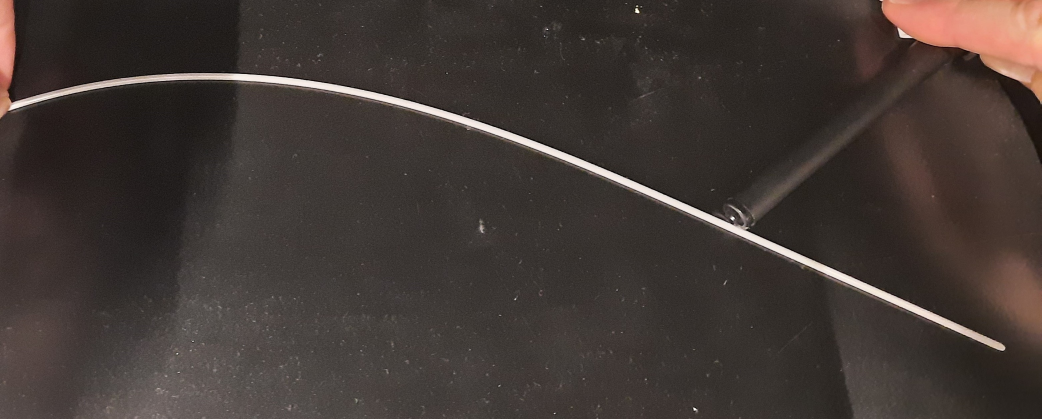
#> input picture src/image_pos/photos/bending2.jpg, 3125 x 1256 px, found by its file name (shown at 1/3 size)
$ python image_proc.py
#> lines starting #> are read from the running program, lines starting #| are printed output that depends on the picture
"""
This file reads an image and processes it:
    - version 1 finding needle object from image
    - version 2 finding position of needle tip
    - version 3 finding orientation of needle tip

OpenCV-package required

Authors:
    Florens Helfferich       F.J.Helfferich@student.tudelft.nl
    Bram Pronk               I.B.Pronk@student.tudelft.nl
"""

import cv2
import numpy as np


def reduce_size(in_image, scale_percent):
    """"
    Reduces the resolution of the image
    output is another image of the same type
    """
    height, width = in_image.shape
    new_height = int(height * scale_percent / 100)
    new_width = int(width * scale_percent / 100)
    dsize = (new_width, new_height)

    return cv2.resize(in_image, dsize, interpolation=cv2.INTER_CUBIC)


def line_detect(in_image, lines_on_image, lower_threshold, upper_threshold, theta_res, min_votes, minLL, maxLG, lpf='no', show='no'):
    """"
    Creates edge mask from in_image and does Hough line detection on the mask
    thresholds: are for the Canny edge mask creation
    lpf: optional setting to use a smoothing filter (low-pass filter) on the image
    show: optional setting to show the edges mask
    """
    # smoothing image against dust particles
    if lpf == 'yes':
        kernel = np.ones((3,3),np.float32)/9
        in_image = cv2.filter2D(in_image,-1,kernel)
    print(in_image)
    edges = cv2.Canny(in_image, lower_threshold, upper_threshold)
    if show == 'yes':
        cv2.imshow("edge mask", edges)
    lines = cv2.HoughLinesP(edges, 1, np.pi/theta_res, min_votes, minLineLength=minLL, maxLineGap=maxLG)

    for line in lines:
        x1,y1,x2,y2 = line[0]
        cv2.line(lines_on_image, (x1, y1), (x2, y2), (200, 100, 200), 2)

    return lines


def line_numbering(in_image, lines_array):
    lines = lines_array
    font = cv2.FONT_HERSHEY_SIMPLEX
    fontScale = 0.5
    color = (255, 0, 0)
    thickness = 1
    for i in range(len(lines)):
        xi = lines[i, 2]
        yi = lines[i, 3]
        origin = (xi, yi)
        in_image = cv2.putText(in_image, str(i), origin, fontFace=font, fontScale=fontScale, color=color, thickness=thickness, lineType=cv2.LINE_AA, bottomLeftOrigin=False)
    return in_image

org_image = cv2.imread(r'C:\Users\flore\Documents\Uni\brachyosaurus\src\image_pos\photos\bending2.jpg')
#> org_image is the input picture: shape (1256, 3125, 3); mean B, G, R 52.8, 56.9, 66
gray = cv2.cvtColor(org_image, cv2.COLOR_BGR2GRAY)
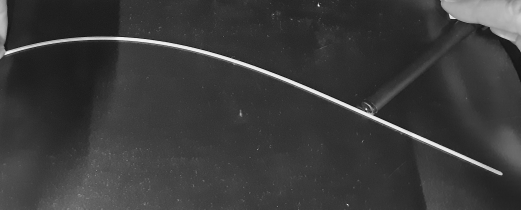
#> gray: shape (1256, 3125) (shown at 1/6 size); min 0, max 255, mean 59.1
gray_small = reduce_size(gray, 40)
#> in reduce_size, `return cv2.resize(in_image, dsize, interpolation=cv2.INTER_CUBIC)`:
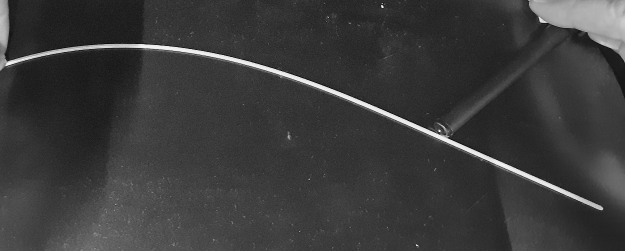
#> returned value: shape (502, 1250) (shown at 1/2 size); min 0, max 255, mean 59.1
small_color = cv2.cvtColor(gray_small, cv2.COLOR_GRAY2BGR)
print(gray_small)
#> (printed output is left out)
print(" and type is ", type(gray_small))
#|  and type is  <class 'numpy.ndarray'>
print(" type of a single cell = ", type(gray_small[0, 0]))
#|  type of a single cell =  <class 'numpy.uint8'>

# detecting and placing lines in image
lines = line_detect(gray_small, small_color, 150, 220, 180, 50, 30, 5, 'yes', 'yes')
#> (printed output is left out)
#> in line_detect, `edges = cv2.Canny(in_image, lower_threshold, upper_threshold)`:
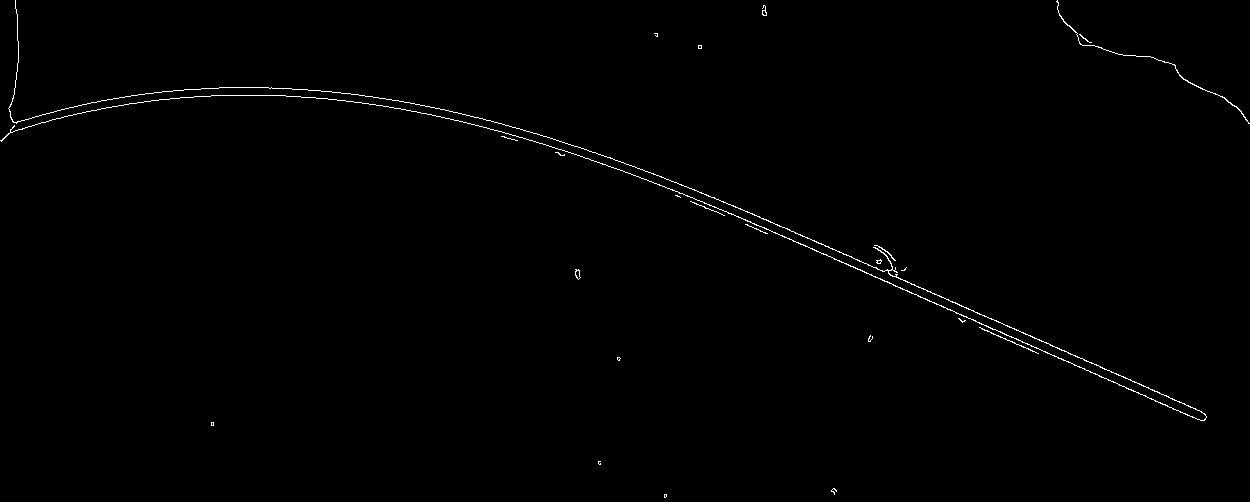
#> edges: shape (502, 1250); 0.57% white in thin lines or dots
#> in line_detect, `lines = cv2.HoughLinesP(edges, 1, np.pi/theta_res, min_votes, minLineL..`: lines = 23 rows, first 6: [782, 235, 1197, 419], [784, 227, 1077, 357], [939, 295, 1204, 413], [623, 162, 779, 225], [542, 143, 646, 179], [529, 131, 612, 158]
#> the loop in line_detect, `for line in lines:` made 23 passes
# lines is in order [x1 y1 x2 y2]

# sorting lines by smallest x1 coord
sorting_ind = np.argsort(lines[:, 0, 0])
#> sorting_ind = 23 values, max 22 at index 16, min 0 at index 17, mean 11
sorted_lines = np.zeros((len(lines[:, 0, 0]), 4), dtype='int16')
#> sorted_lines = 23 rows, first 6: [0, 0, 0, 0], [0, 0, 0, 0], [0, 0, 0, 0], [0, 0, 0, 0], [0, 0, 0, 0], [0, 0, 0, 0]
for i in range(len(lines[:, 0, 0])):
    row_to_append = np.array(lines[sorting_ind[i], 0, :], dtype='int16')
    sorted_lines[i, :] = row_to_append
#> this loop made 23 passes
#> row_to_append on passes 1 to 8: [17, 14, 18, 62], [64, 116, 137, 102], [82, 104, 165, 91], [170, 98, 221, 95], [219, 87, 261, 87], [222, 95, 279, 95], [280, 95, 353, 101], [292, 89, 340, 92]
#> after the loop, sorted_lines = 23 rows, first 6: [17, 14, 18, 62], [64, 116, 137, 102], [82, 104, 165, 91], [170, 98, 221, 95], [219, 87, 261, 87], [222, 95, 279, 95]

#print("image_proc.py: sorted lines = \n",sorted_lines)
# numbering lines in image
num_image = line_numbering(small_color, sorted_lines)
#> in line_numbering, `lines = lines_array`: lines has the same summary as sorted_lines outside line_numbering
#> in line_numbering, `font = cv2.FONT_HERSHEY_SIMPLEX`: font = 0
#> the loop in line_numbering, `for i in range(len(lines)):` made 23 passes
#> (xi, yi) on passes 1 to 8: (18, 62), (137, 102), (165, 91), (221, 95), (261, 87), (279, 95), (353, 101), (340, 92)
#> pass 2, in line_numbering, `in_image = cv2.putText(in_image, str(i), origin, fontFace=font, fontSc..`:
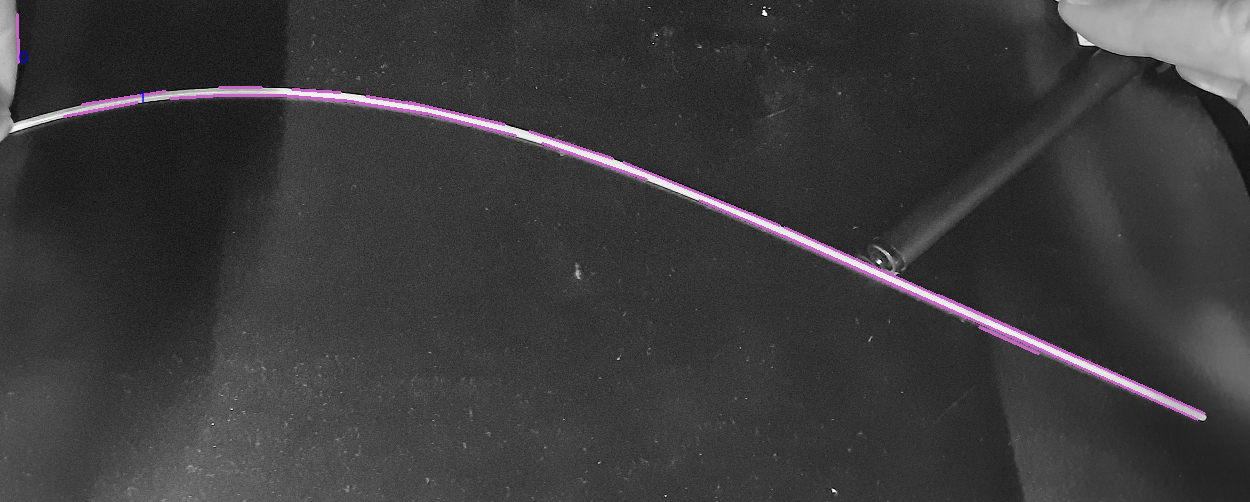
#> in_image: shape (502, 1250, 3); mean B, G, R 59.7, 58.6, 59.7
#> after the loop in line_numbering, `for i in range(len(lines)):`:
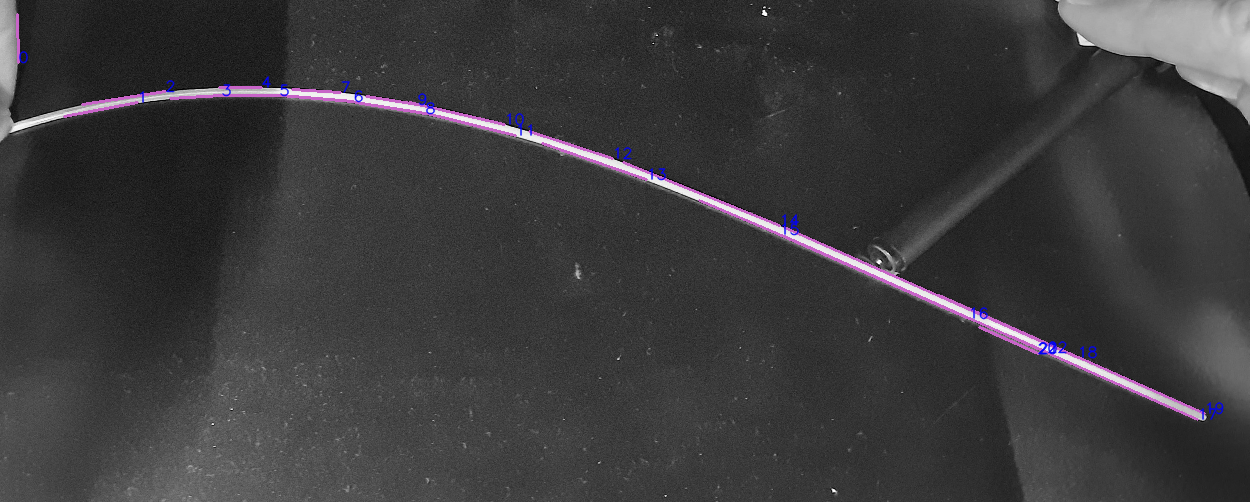
#> in_image: shape (502, 1250, 3); mean B, G, R 59.9, 58.5, 59.5

# calculating the distance from the main line


cv2.imshow('Numbered Lines', num_image)
if cv2.waitKey(0) == 13:
#> (key Esc is pressed here)
    cv2.destroyAllWindows()

$ run again, with src/image_pos/photos/bending3.jpg copied over src/image_pos/photos/bending2.jpg
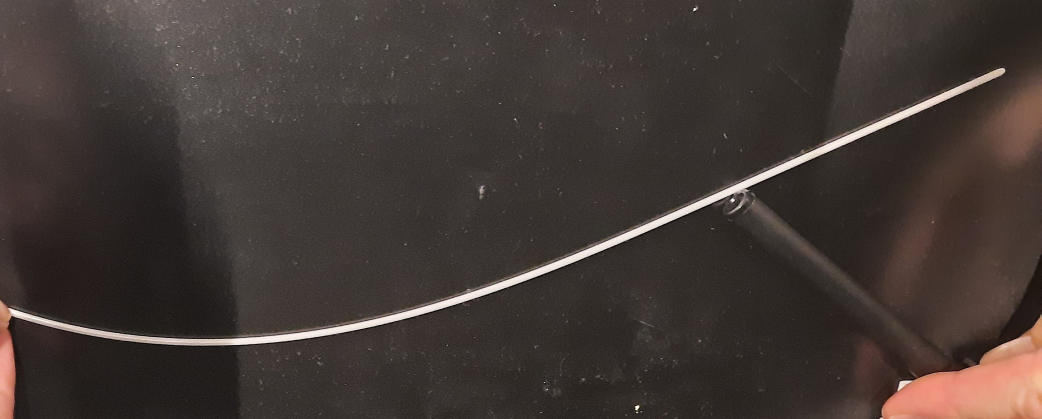
#> input picture src/image_pos/photos/bending3.jpg, 3125 x 1256 px, found by its file name (shown at 1/3 size)
#> org_image is the input picture: shape (1256, 3125, 3); mean B, G, R 52.8, 56.9, 66
#> (printed output is left out)
#|  and type is  <class 'numpy.ndarray'>
#|  type of a single cell =  <class 'numpy.uint8'>
#> (printed output is left out)
#> in line_detect, `edges = cv2.Canny(in_image, lower_threshold, upper_threshold)`:
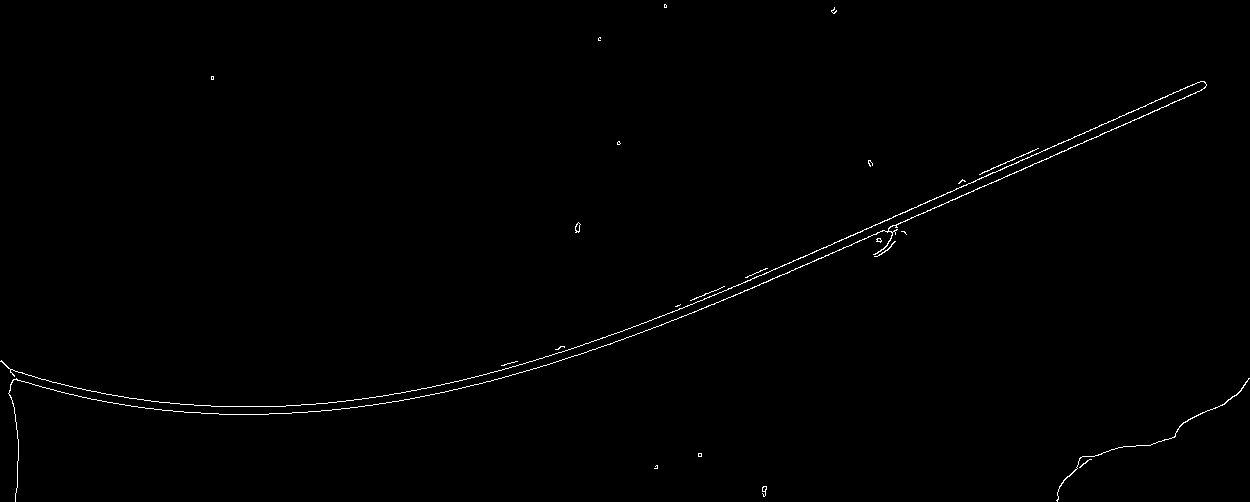
#> edges: shape (502, 1250); 0.57% white in thin lines or dots
#> in line_detect, `lines = cv2.HoughLinesP(edges, 1, np.pi/theta_res, min_votes, minLineL..`: lines = 23 rows, first 6: [782, 266, 1197, 82], [800, 267, 1125, 123], [426, 388, 515, 366], [735, 294, 795, 269], [619, 332, 777, 268], [564, 359, 696, 311]
#> the loop in line_detect, `for line in lines:` made 23 passes
#> sorting_ind = 23 values, max 22 at index 15, min 0 at index 17, mean 11
#> `sorted_lines = np.zeros((len(lines[:, 0, 0]), 4), dtype='int16')`: sorted_lines = 23 rows, first 6: [0, 0, 0, 0], [0, 0, 0, 0], [0, 0, 0, 0], [0, 0, 0, 0], [0, 0, 0, 0], [0, 0, 0, 0]
#> the loop `for i in range(len(lines[:, 0, 0])):` made 23 passes
#> row_to_append on passes 1 to 8: [13, 379, 94, 399], [49, 381, 106, 394], [91, 399, 176, 411], [112, 395, 186, 404], [211, 406, 285, 406], [227, 414, 259, 414], [292, 412, 331, 410], [309, 404, 400, 393]
#> after the loop `for i in range(len(lines[:, 0, 0])):`: sorted_lines = 23 rows, first 6: [13, 379, 94, 399], [49, 381, 106, 394], [91, 399, 176, 411], [112, 395, 186, 404], [211, 406, 285, 406], [227, 414, 259, 414]
#> in line_numbering, `lines = lines_array`: lines has the same summary as sorted_lines outside line_numbering
#> font = 0
#> the loop in line_numbering, `for i in range(len(lines)):` made 23 passes
#> (xi, yi) on passes 1 to 8: (94, 399), (106, 394), (176, 411), (186, 404), (285, 406), (259, 414), (331, 410), (400, 393)
#> after the loop in line_numbering, `for i in range(len(lines)):`:
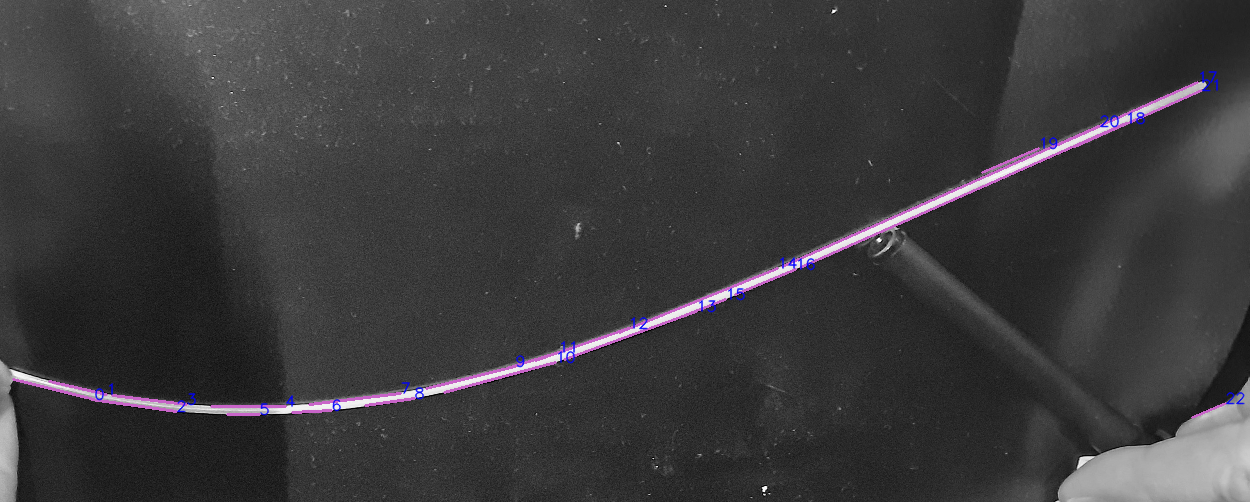
#> in_image: shape (502, 1250, 3); mean B, G, R 59.9, 58.5, 59.5

$ run again, with src/image_pos/photos/bending.jpg copied over src/image_pos/photos/bending2.jpg
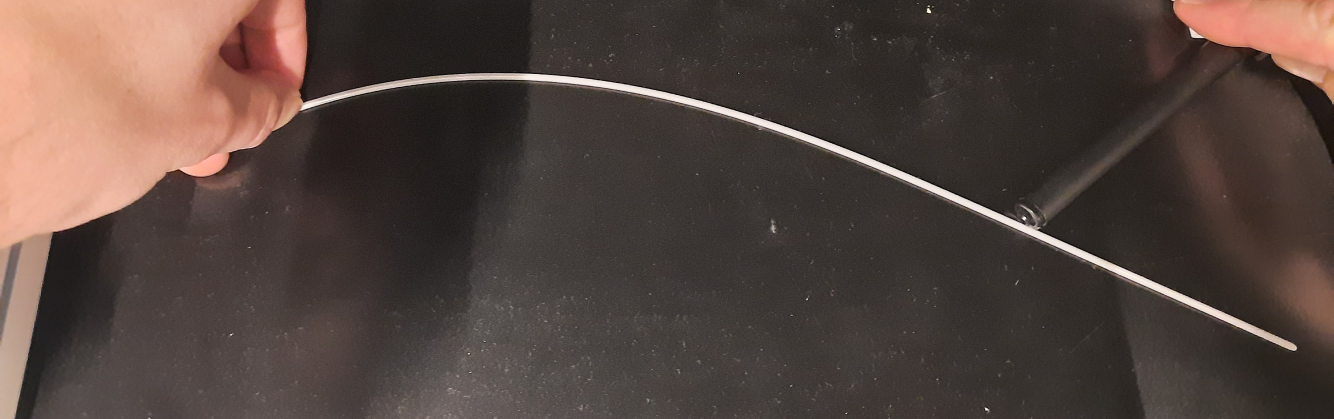
#> input picture src/image_pos/photos/bending.jpg, 4000 x 1256 px, found by its file name (shown at 1/3 size)
#> org_image is the input picture: shape (1256, 4000, 3); mean B, G, R 62.2, 68.2, 82.9
#> (printed output is left out)
#|  and type is  <class 'numpy.ndarray'>
#|  type of a single cell =  <class 'numpy.uint8'>
#> (printed output is left out)
#> in line_detect, `edges = cv2.Canny(in_image, lower_threshold, upper_threshold)`:
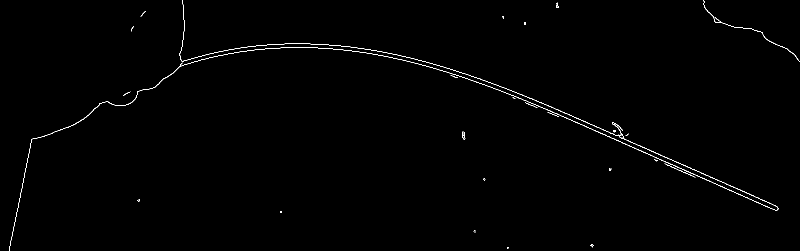
#> edges: shape (502, 1600) (shown at 1/2 size); 0.53% white in thin lines or dots
#> in line_detect, `lines = cv2.HoughLinesP(edges, 1, np.pi/theta_res, min_votes, minLineL..`: lines = 23 rows, first 6: [1111, 226, 1429, 367], [1164, 240, 1555, 414], [945, 152, 1075, 202], [18, 498, 54, 325], [1275, 298, 1550, 420], [1329, 327, 1390, 354]
#> the loop in line_detect, `for line in lines:` made 23 passes
#> sorting_ind = 23 values, max 22 at index 15, min 0 at index 19, mean 11
#> `sorted_lines = np.zeros((len(lines[:, 0, 0]), 4), dtype='int16')`: sorted_lines = 23 rows, first 6: [0, 0, 0, 0], [0, 0, 0, 0], [0, 0, 0, 0], [0, 0, 0, 0], [0, 0, 0, 0], [0, 0, 0, 0]
#> the loop `for i in range(len(lines[:, 0, 0])):` made 23 passes
#> row_to_append on passes 1 to 8: [18, 498, 54, 325], [45, 367, 64, 278], [78, 275, 156, 245], [360, 131, 437, 111], [415, 108, 482, 95], [462, 106, 536, 97], [512, 91, 562, 88], [561, 95, 635, 95]
#> after the loop `for i in range(len(lines[:, 0, 0])):`: sorted_lines = 23 rows, first 6: [18, 498, 54, 325], [45, 367, 64, 278], [78, 275, 156, 245], [360, 131, 437, 111], [415, 108, 482, 95], [462, 106, 536, 97]
#> in line_numbering, `lines = lines_array`: lines has the same summary as sorted_lines outside line_numbering
#> font = 0
#> the loop in line_numbering, `for i in range(len(lines)):` made 23 passes
#> (xi, yi) on passes 1 to 8: (54, 325), (64, 278), (156, 245), (437, 111), (482, 95), (536, 97), (562, 88), (635, 95)
#> after the loop in line_numbering, `for i in range(len(lines)):`:
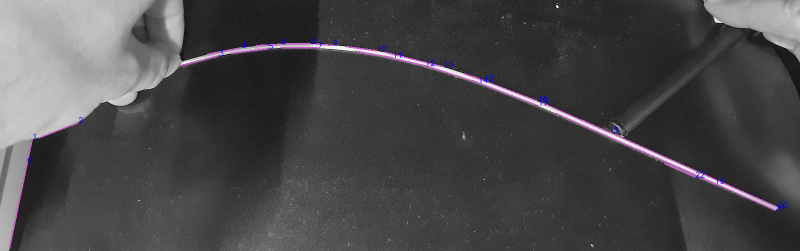
#> in_image: shape (502, 1600, 3) (shown at 1/2 size); mean B, G, R 72.6, 71.4, 72.3
